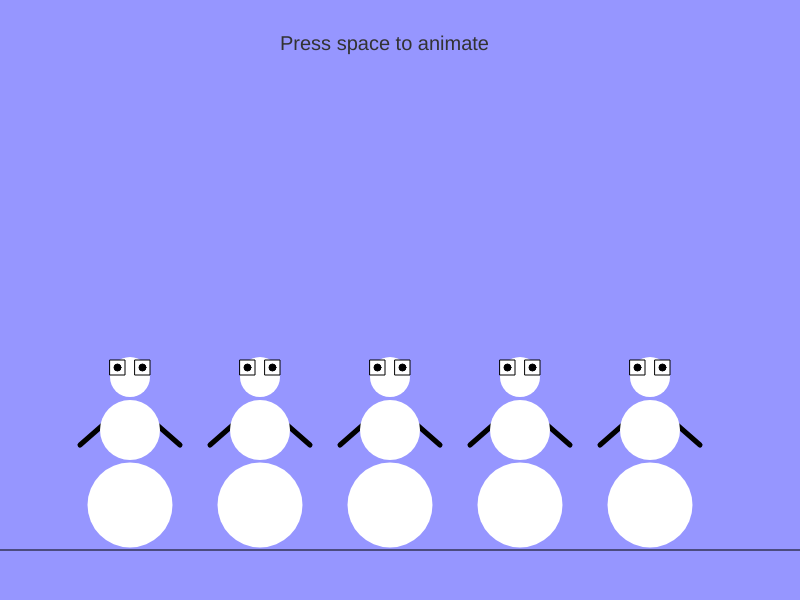
Frame 1 (no input)
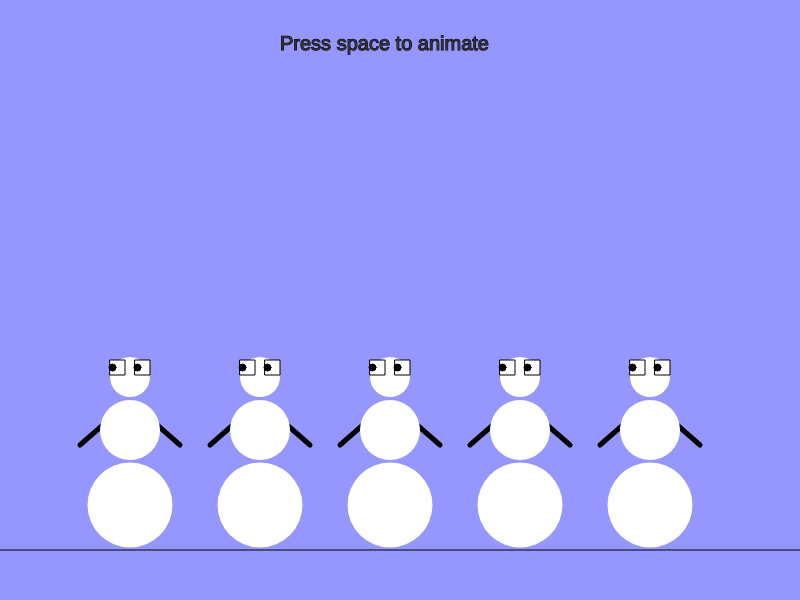
Frame 60 (no input)
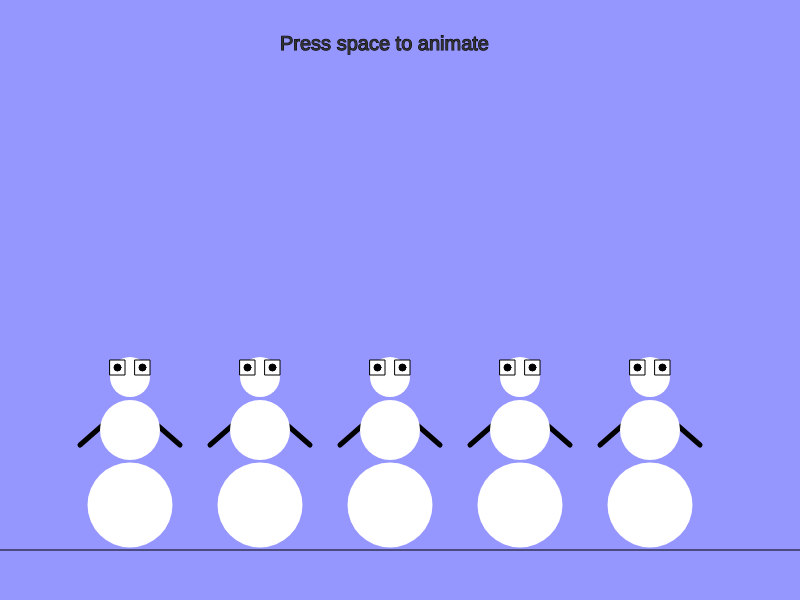
Frame 120 (the mouse pressed at the canvas centre since frame 60)

The p5.js sketch that drew these frames (run headless with seeded random() and noise() and a simulated clock; from frame 60 on, the mouse is pressed at the canvas centre):

// p5.js sketch
// ── sketch.js
// Created on 2/12/20 by Carter Schafer
// A snowman that moves, jumps, and moves eyes
// Jiggles when spacebar is pressed




// AS OF 4/6: Snowman is now an object, and there can be multiple snowmen, but they don't move. This is because they are passed one value for their position (this.posX, this.posY) and changing the global variable (posX, posY) doesn't change their position anymore.




// Direction of travel: -1=left, 1=right, 0=stationary
var dir = 0;
var ID;

// Everything relates to this point
var posX;
var posY;

// Body part definitions
var arm1;
var arm2;
var head;
var middle;
var lower;
var eye1;
var eye2;
var pupil1;
var pupil2;


// Body type specifications
var legWidth = 20
var legHeight = 60
var headWidth = 40
var eyeWidth = 15
var pupilWidth = 7

// Moving eyes
var eyeDirection = 0;

// Five individual Snowmen
var snowman;
var Snowmen = [];
var numSnowmen;



function setup() {
  createCanvas(800, 600);
  // Draw ground
  line(0, height - 50, width, height - 50);

  // Create Snowman objects and pass in parameters
  numSnowmen = 5;
  for (var i = 0; i < numSnowmen; i++) {
    snowman = new Snowman(130 * (i + 1), 465, i);
    Snowmen.push(snowman);
  }

}

function draw() {
  background(150, 150, 255);
  fill(50);
  textSize(20);
  text("Press space to animate", 280, 50);
  // Ground
  line(0, height - 50, width, height - 50);

  if (keyIsPressed && keyCode == 32) {
    translate(random(7), random(7));
  }

  // Call the methods on our new Snowman object
  for (var i = 0; i < 5; i++) {
    Snowmen[i].build();
  }

  //snow(random(width));


  if (keyIsDown(LEFT_ARROW)) {
    posX -= 3;
    dir = -1;
  } else if (keyIsDown(RIGHT_ARROW)) {
    posX += 3;
    dir = 1;
  } else {
    dir = 0;
  }

  // Jump when up arrow pressed
  if (keyIsDown(LEFT_ARROW) && posY == 465) {
    //posY -= 100;
    if (posY <= 465) {
      //posY += 50;
    }
  }

  eyeDirection = min(map(mouseX, 0, width, -5, 5), 5);


  /*
  if (keyIsDown(UP_ARROW)) {
    posY -= 3;
  }

  if (keyIsDown(DOWN_ARROW)) {
    posY += 3;
  }
  */
}


// Jump when up arrow pressed
/*
function keyPressed() {
  if (keyCode === UP_ARROW) {
    background(150, 150, 255);
    posY -= 5;
    drawMonster();
  }
}
*/

function Snowman(tempX, tempY, tempID) { // Constructor function

  var mx = map(mouseX, 0, width, 0, eyeWidth)
  var my = map(mouseY, 0, width, 0, eyeWidth)

  this.posX = tempX;
  this.posY = tempY;
  this.ID = tempID;

  this.build = function() {
    if (dir == 0) { // Snowman is not moving
      // ARMS
      stroke(0);
      fill(255);
      strokeWeight(5);
      if (dir == 0) {
        arm1 = line(this.posX - 10, this.posY - 55, this.posX - 50, this.posY - 20);
        arm2 = line(this.posX + 10, this.posY - 55, this.posX + 50, this.posY - 20);
      } else {
        arm1 = line(this.posX, this.posY - 55, this.posX, this.posY - 20);
      }


      // BODY
      strokeWeight(1);
      noStroke();
      fill(255);
      head = ellipse(this.posX, this.posY - 88, headWidth, headWidth);
      middle = ellipse(this.posX, this.posY - 35, 60, 60);
      lower = ellipse(this.posX, this.posY + 40, 85, 85);


    } else { // Snowman is moving right or left
      // BODY
      strokeWeight(1);
      noStroke();
      fill(255);
      head = ellipse(this.posX, this.posY - 88, headWidth, headWidth);
      middle = ellipse(this.posX, this.posY - 35, 60, 60);
      lower = ellipse(this.posX, this.posY + 40, 85, 85);


      // ARMS
      stroke(0);
      fill(255);
      strokeWeight(5);
      if (dir == 0) {
        arm1 = line(this.posX - 10, this.posY - 55, this.posX - 50, this.posY - 20);
        arm2 = line(this.posX + 10, this.posY - 55, this.posX + 50, this.posY - 20);
      } else {
        arm1 = line(this.posX, this.posY - 55, this.posX, this.posY - 20);
      }
    }


    // EYES
    stroke(0);
    strokeWeight(1);
    if (dir == 0) {
      eye1 = rect(this.posX - eyeWidth - 5, this.posY - 105, eyeWidth, eyeWidth);
      eye2 = rect(this.posX + 5, this.posY - 105, eyeWidth, eyeWidth);
      fill(0);
      pupil1 = ellipse(this.posX - eyeWidth / 2 - 5 + eyeDirection, this.posY - 105 + eyeWidth / 2, pupilWidth, pupilWidth);
      pupil2 = ellipse(this.posX + eyeWidth / 2 + 5 + eyeDirection, this.posY - 105 + eyeWidth / 2, pupilWidth, pupilWidth);
    } else if (dir == -1) { // Left
      //eye1 = rect(this.posX - eyeWidth - 5, this.posY - 105, eyeWidth, eyeWidth);
      fill(0);
      pupil1 = ellipse(this.posX - eyeWidth / 2 - 5, this.posY - 105 + eyeWidth / 2, pupilWidth, pupilWidth);
    } else if (dir == 1) { // Right
      //eye2 = rect(this.posX + 5, this.posY - 105, eyeWidth, eyeWidth);
      fill(0);
      pupil2 = ellipse(this.posX + eyeWidth / 2 + 5, this.posY - 105 + eyeWidth / 2, pupilWidth, pupilWidth);
    }
  }
}


//function snow(randX) {
//  var flake = ellipse(randX, 0, 10, 10);
//}
